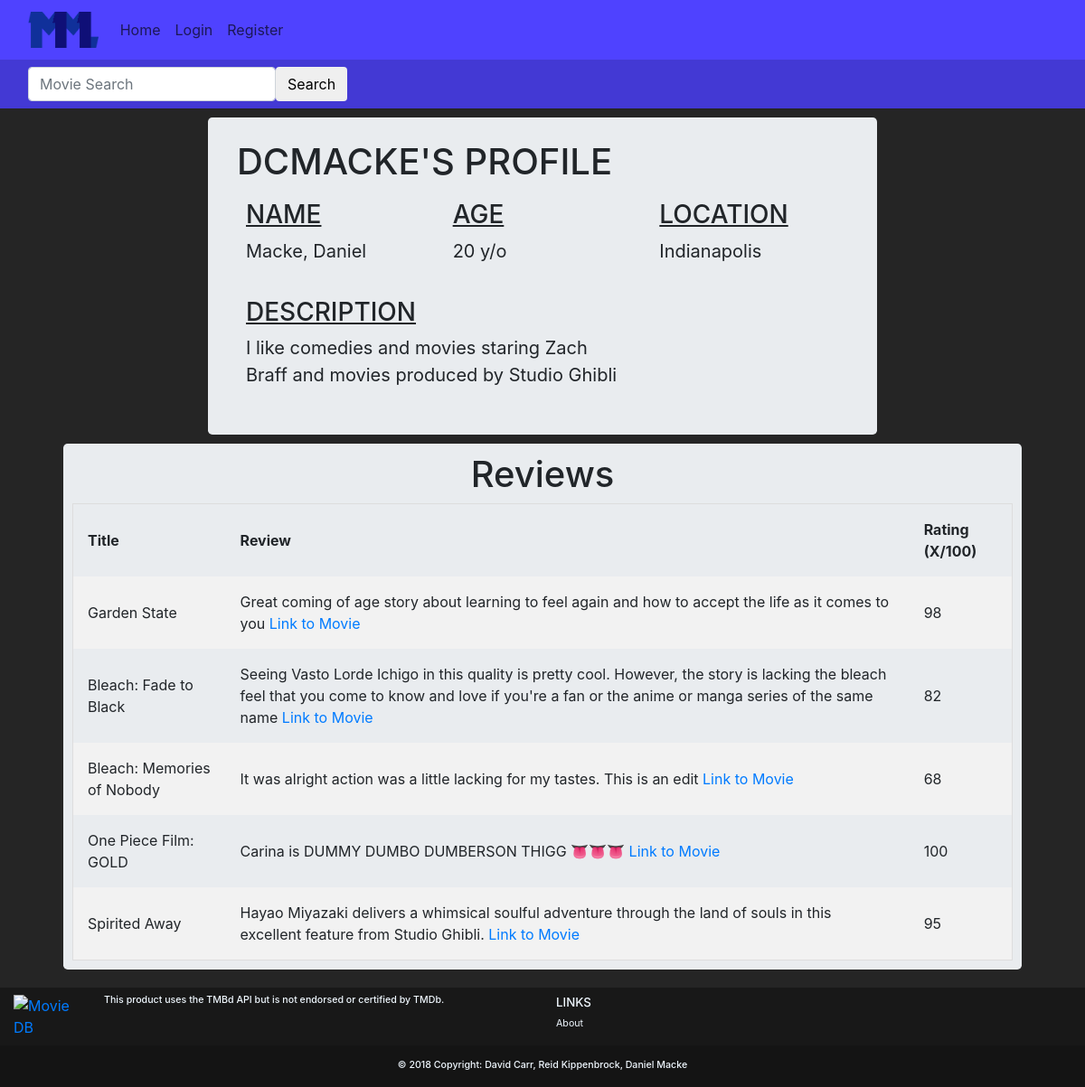
Page /account/profile/?p=dcmacke on the earlier database version.
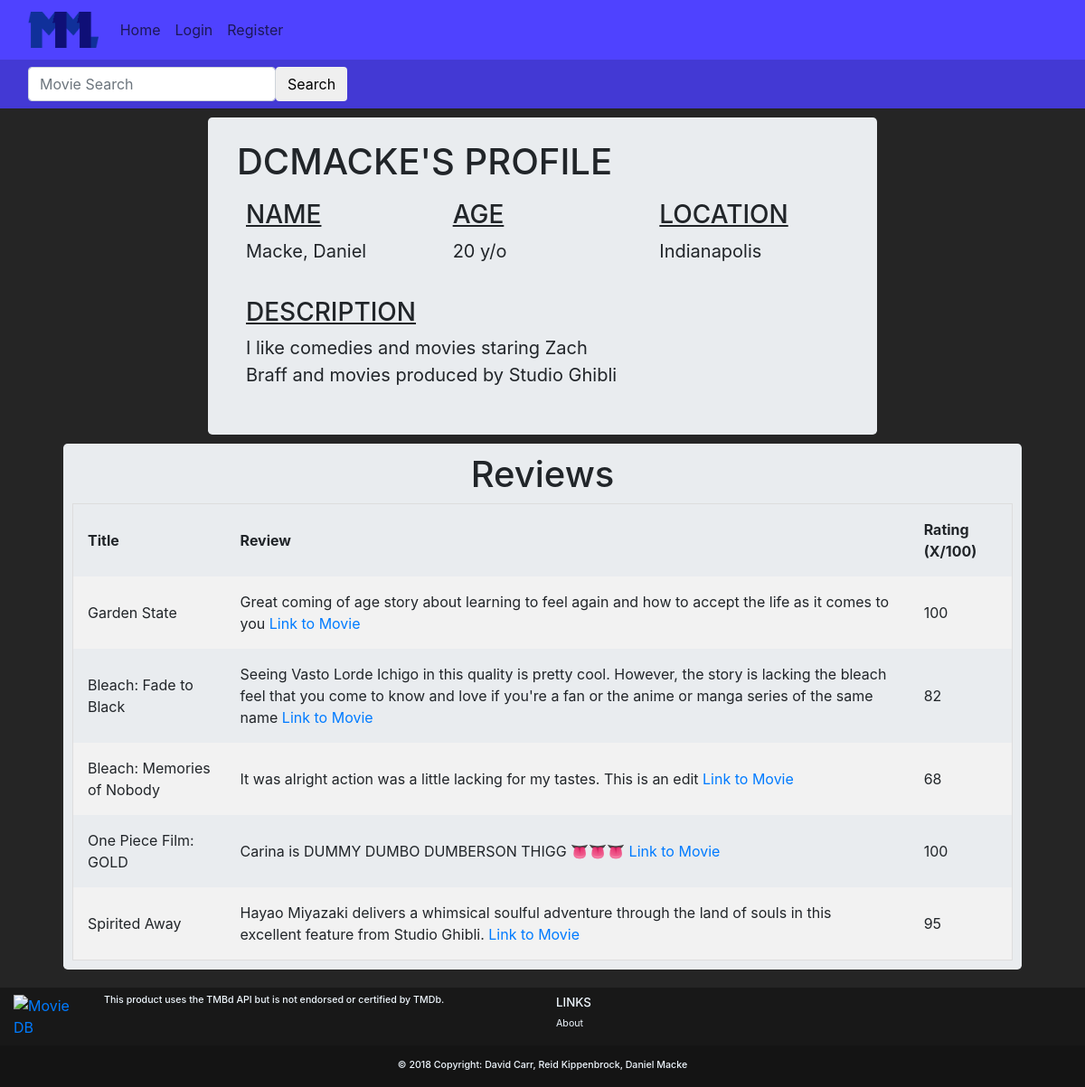
Same page on the later database version.
### accounts/models.py (models this page shows, shortened)
class UserProfile(models.Model):
    user = models.OneToOneField(User, on_delete=models.CASCADE, verbose_name="Django Secure User")
    description = models.CharField(max_length=1000, default='Enter Something about your Movie Tastes and Background')
    city = models.CharField(max_length=30, default='ZA WARUDO')
    age = models.IntegerField(default=0)

### movies/models.py (models this page shows)
class MovieReview(models.Model):
    user = models.ForeignKey(User,on_delete=models.CASCADE,default=1)
    movie_id = models.IntegerField(default=0)
    movie_title = models.CharField(max_length=50, default='')
    rating = models.IntegerField(
        default=0,
        validators=[
            MaxValueValidator(100),
            MinValueValidator(0)
        ]
    )
    review = models.CharField(max_length=1000, default='')

### accounts/views.py (the view)
# urls.py: path('profile/', views.view_profile, name='view_profile'),
def view_profile(request):
    username = request.GET.get('p');
    user = get_object_or_404(User,username=username)
    editable = False
    if request.user.is_authenticated and request.user == user:
        editable= True
    movie_reviews = MovieReview.objects.filter(user=user)
    args = {'User': user,'reviews': movie_reviews,'Editable':editable}
    return render(request, 'accounts/profile.html', args)

### accounts/templates/accounts/profile.html (shortened to what this page needs)
{% extends 'base.html' %}
{%block body%}
<div class="container" align="center">
  <div class="jumbotron col-md-8" align="left">
    <b><h1 class="text-uppercase">{{ User.username }}'s Profile</h1></b>
    <div class="row" style="padding: 10px;">
      <div class="col-md-4">
        <u><h3 class="text-uppercase">
          name
        </h3></u>
        <p style="font-size:125%;">
          {{User.last_name}}, {{User.first_name}}
        </p>
      </div>
      <div class="col-md-4">
        <u><h3 class="text-uppercase">
          Age
        </h3></u>
        <p style="font-size:125%;">
          {{User.userprofile.age}} y/o
        </p>
      </div>
      <div class="col-md-4">
        <u><h3 class="text-uppercase">
          Location
        </h3></u>
        <p style="font-size:125%;">
          {{User.userprofile.city}}
        </p>
      </div>
    </div>
    <div class="row" style="padding: 10px;">
      <div class="col-md-8">
        <u><h3 class="text-uppercase">
          description
        </h3></u>
        <p style="font-size:125%;">
          {{User.userprofile.description}}
        </p>
      </div>
    </div>
  </div>
  <div class="container-fluid">
    <div class="jumbotron" style="padding: 10px;">
      <h1 class="text-center">Reviews</h1>
      <div style="overflow-x:auto;">
      <table id="ReviewTable">
        <tr>
          <th onclick="sortTable(0)">Title</th>
          <th>Review</th>
          <th onclick="sortTable(2)">Rating (X/100)</th>
        </tr>
      {%for review in reviews%}
      <tr>
        <td>{{review.movie_title}}</td>
        <td>{{review.review}} <a href="/movies/?movie_id={{review.movie_id}}">Link to Movie</a></td>
        <td>{{review.rating}}</td>
      </tr>
      {%endfor%}
    </table>
  </div>
  </div>
</div>
</div>
{%endblock%}

### accounts/templates/base.html (shortened to what this page needs)
<!DOCTYPE html>
<html lang="en" dir="ltr">
  <head>
    {% load static %}
    <link rel="stylesheet" href="https://stackpath.bootstrapcdn.com/bootstrap/4.1.0/css/bootstrap.min.css">
  </head>
  <body>
    <div class="container-fluid" style="background-color: #4f42ff;">
      <nav class="navbar navbar-expand-lg navbar-light" style="background-color: #4f42ff;">
        <a class="navbar-brand" href="/">
            {% load static %}
            <image src="{% static 'images/logo.png' %}" height=40/>
        </a>
        <div class="collapse navbar-collapse" id="navbarSupportedContent">
          <ul class="navbar-nav mr-auto">
            <li class="nav-item">
              <a class="nav-link" href="/" style="color: #1c1857">Home</a>
            </li>
            <li class="nav-item">
              {% if not request.user.is_authenticated %}
              <a class="nav-link" href="/account/login/" style="color: #1c1857">Login</a>
              {% else %}
              <a class="nav-link" href="/account/logout/" style="color: #1c1857">Logout</a>
              {% endif %}
            </li>
            {%if not request.user.is_authenticated %}
            <li class="nav-item">
              <a class="nav-link" href="/account/register" style="color: #1c1857">Register</a>
            </li>
            {%else%}
            <li class="nav-item">
              <a class="nav-link" href="/account/profile/?p={{request.user.username}}" style="color: #1c1857">Profile</a>
            </li>
            {%endif%}
          </ul>
        </div>
      </nav>
    </div>
    <div class="container-fluid" style="background-color: #4339d4;">
      <nav class="navbar navbar-light" style="background-color: #4339d4;">
        <form class="form-inline" method="GET" action="{% url 'search_url' %}">
          <input type="text" class ="form-control" name="search_box" placeholder="Movie Search" />
          <button class="btn btn-default" type="submit">Search</button>
        </form>
      </nav>
    </div>
    <main>
    <div class="content" style="padding-bottom: 120px">
    {% block body %}
    {% endblock %}
    </div>
    </main>
    <footer class="footer page-footer fixed-bottom font-small pt-2 mt-4" style="background-color: #181818; height: 110px">
      <div class="container-fluid text-center text-md-left">
        <div class="row">
          <div class="col-md-1">
            <a href="https://www.themoviedb.org" target="_blank">
            <img src="https://www.themoviedb.org/static_cache/v4/logos/primary-green-d70eebe18a5eb5b166d5c1ef0796715b8d1a2cbc698f96d311d62f894ae87085.svg" height="40" weight="55" alt="Movie DB">
            </a>
          </div>
            <div class="col-md-5">
            <h6 style="font-size: 8pt; ">This product uses the TMBd API but is not endorsed or certified by TMDb.</h6>
          </div>
          <div class="col-md-6">
            <h5 class="text-uppercase" style="font-size: 10pt; ">Links</h5>
            <ul class="list-unstyled" style="font-size: 8pt; ">
              <li>
                <a href="/about" style="color:aliceblue">About</a>
              </li>
            </ul>
          </div>
        </div>
      </div>
      <div class="footer-copyright py-3 text-center margin-sm" style="background-color: #141414">
        <h6 style="font-size: 8pt; ">© 2018 Copyright: David Carr, Reid Kippenbrock, Daniel Macke</h6>
      </div>
    </footer>
  </body>
</html>

### accounts/templates/accounts/profile.html (style rules this page uses)
table { border-spacing: 0; width: 100%; border: 1px solid #ddd; }
th { cursor: pointer; }
th, td { text-align: left; padding: 16px; }
tr:nth-child(even) { background-color: #f2f2f2 }

### accounts/templates/base.html (style rules this page uses)
body { background-color: #252525; }
.jumbotron { margin: 10px; padding-top: 25px; padding-bottom: 25px; }
.footer { color:aliceblue; }

Differences in the rows shown:
changed MovieReview "Garden State": rating "98" → "100"
